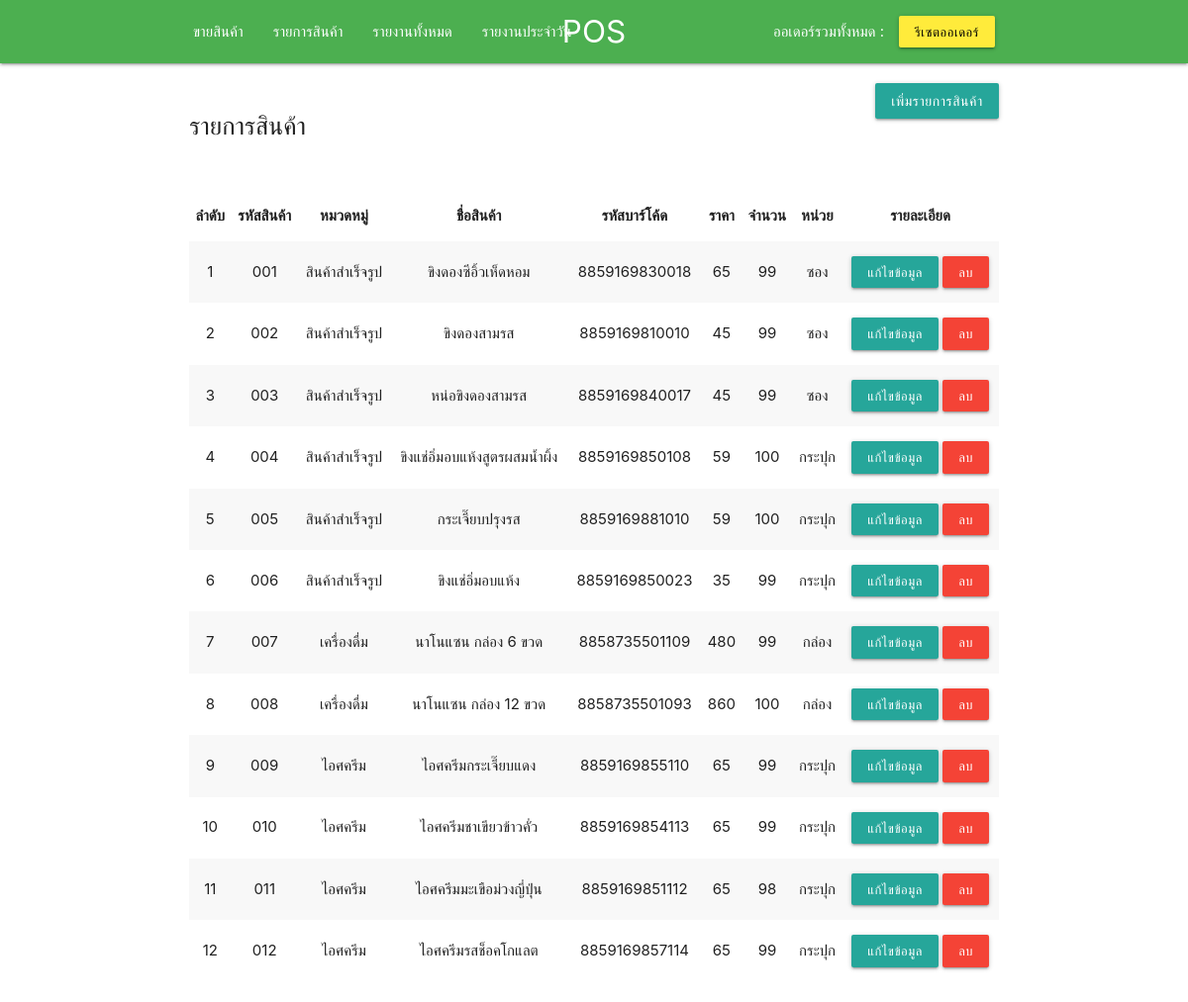
The page /product.php on the database its author committed.
### tables this page shows
CREATE TABLE `product` (
  `id` int(11) NOT NULL,
  `product_id` varchar(255) NOT NULL,
  `product_category` varchar(255) NOT NULL,
  `barcode` varchar(255) NOT NULL,
  `product_name` varchar(255) NOT NULL,
  `product_price` int(11) NOT NULL,
  `product_number` int(11) NOT NULL,
  `product_unit` varchar(255) NOT NULL
);

### product.php (the view, shortened to what this page needs)
<!DOCTYPE html>
<html lang="en">
<head>
    <?php require('src/include.php') ?>
    <link rel="stylesheet" href="css/product.css">
</head>
<body>
    <?php
        require('src/header.php');
        require('src/connect.php');
    ?>
    <div class="container">
        <div class="row phead">
            <div class="col s12 m6">
                <p class="left-align texthead">รายการสินค้า</p>
            </div>
            <div class="col s12 m6 right">
                <div class="right-align"><a href="product_add.php" class="btn" >เพิ่มรายการสินค้า</a></div>
            </div>
        </div>
        <div class="row ">
            <div class="col s12 m12">
            <table class="striped responsive-table centered" >
                <thead>
                    <tr>
                        <th>ลำดับ</th>
                        <th>รหัสสินค้า</th>
                        <th>หมวดหมู่</th>
                        <th>ชื่อสินค้า</th>
                        <th>รหัสบาร์โค้ด</th>
                        <th>ราคา</th>
                        <th>จำนวน</th>
                        <th>หน่วย</th>
                        <th>รายละเอียด</th>
                    </tr>
                </thead>
                <?php
                    $sqlshow = "SELECT * FROM product ORDER BY product_id ASC ";
                    $showquery = $connect->query($sqlshow);
                    $count = 1;
                    while($row = $showquery->fetch_array()){
                        echo "<tr>";
                        echo "<td>".$count++."</td>";
                        echo "<td>".$row['product_id']."</td>";
                        echo "<td>".$row['product_category']."</td>";
                        echo "<td>".$row['product_name']."</td>";
                        echo "<td>".$row['barcode']."</td>";
                        echo "<td>".$row['product_price']."</td>";
                        echo "<td>".$row['product_number']."</td>";
                        echo "<td>".$row['product_unit']."</td>";
                        echo "<td>
                        <a href='product_upd.php?id=".$row['id']."' class='btn btn-small ' >แก้ไขข้อมูล</a>
                        <a href='product_sql.php?iddel=".$row['id']."&fnc2=3 ' class='btn btn-small red  ' onclick='return confirmm()' >ลบ</a></td>";
                        echo "</tr>";
                    }
                ?>
            </table>
            </div>
        </div>
    </div>
</body>
</html>

### css/product.css (style rules this page uses)
.phead { padding-top: 20px; }
.texthead { font-size: 25px; }

### rows shown on the page
product: product "001", product_category "สินค้าสำเร็จรูป", product_name "ขิงดองซีอิ้วเห็ดหอม", barcode "8859169830018", product_price "65", product_number "99", product_unit "ซอง"
product: product "002", product_category "สินค้าสำเร็จรูป", product_name "ขิงดองสามรส", barcode "8859169810010", product_price "45", product_number "99", product_unit "ซอง"
product: product "003", product_category "สินค้าสำเร็จรูป", product_name "หน่อขิงดองสามรส", barcode "8859169840017", product_price "45", product_number "99", product_unit "ซอง"
product: product "004", product_category "สินค้าสำเร็จรูป", product_name "ขิงแช่อิ่มอบแห้งสูตรผสมน้ำผิ้ง", barcode "8859169850108", product_price "59", product_number "100", product_unit "กระปุก"
product: product "005", product_category "สินค้าสำเร็จรูป", product_name "กระเจี๊ยบปรุงรส", barcode "8859169881010", product_price "59", product_number "100", product_unit "กระปุก"
product: product "006", product_category "สินค้าสำเร็จรูป", product_name "ขิงแช่อิ่มอบแห้ง", barcode "8859169850023", product_price "35", product_number "99", product_unit "กระปุก"
product: product "007", product_category "เครื่องดื่ม", product_name "นาโนแซน กล่อง 6 ขวด", barcode "8858735501109", product_price "480", product_number "99", product_unit "กล่อง"
product: product "008", product_category "เครื่องดื่ม", product_name "นาโนแซน กล่อง 12 ขวด", barcode "8858735501093", product_price "860", product_number "100", product_unit "กล่อง"
product: product "009", product_category "ไอศครีม", product_name "ไอศครีมกระเจี๊ยบแดง", barcode "8859169855110", product_price "65", product_number "99", product_unit "กระปุก"
product: product "010", product_category "ไอศครีม", product_name "ไอศครีมชาเขียวข้าวคั่ว", barcode "8859169854113", product_price "65", product_number "99", product_unit "กระปุก"
product: product "011", product_category "ไอศครีม", product_name "ไอศครีมมะเขือม่วงญี่ปุ่น", barcode "8859169851112", product_price "65", product_number "98", product_unit "กระปุก"
product: product "012", product_category "ไอศครีม", product_name "ไอศครีมรสช็อคโกแลต", barcode "8859169857114", product_price "65", product_number "99", product_unit "กระปุก"
